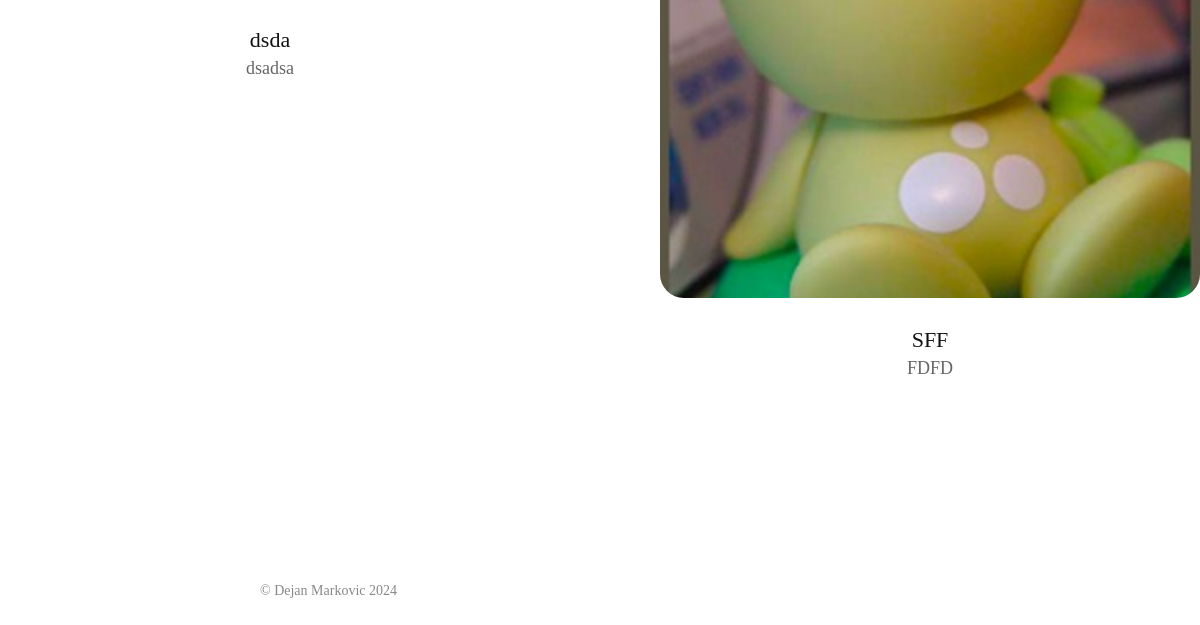
Before: / (lower part) with the older database file.
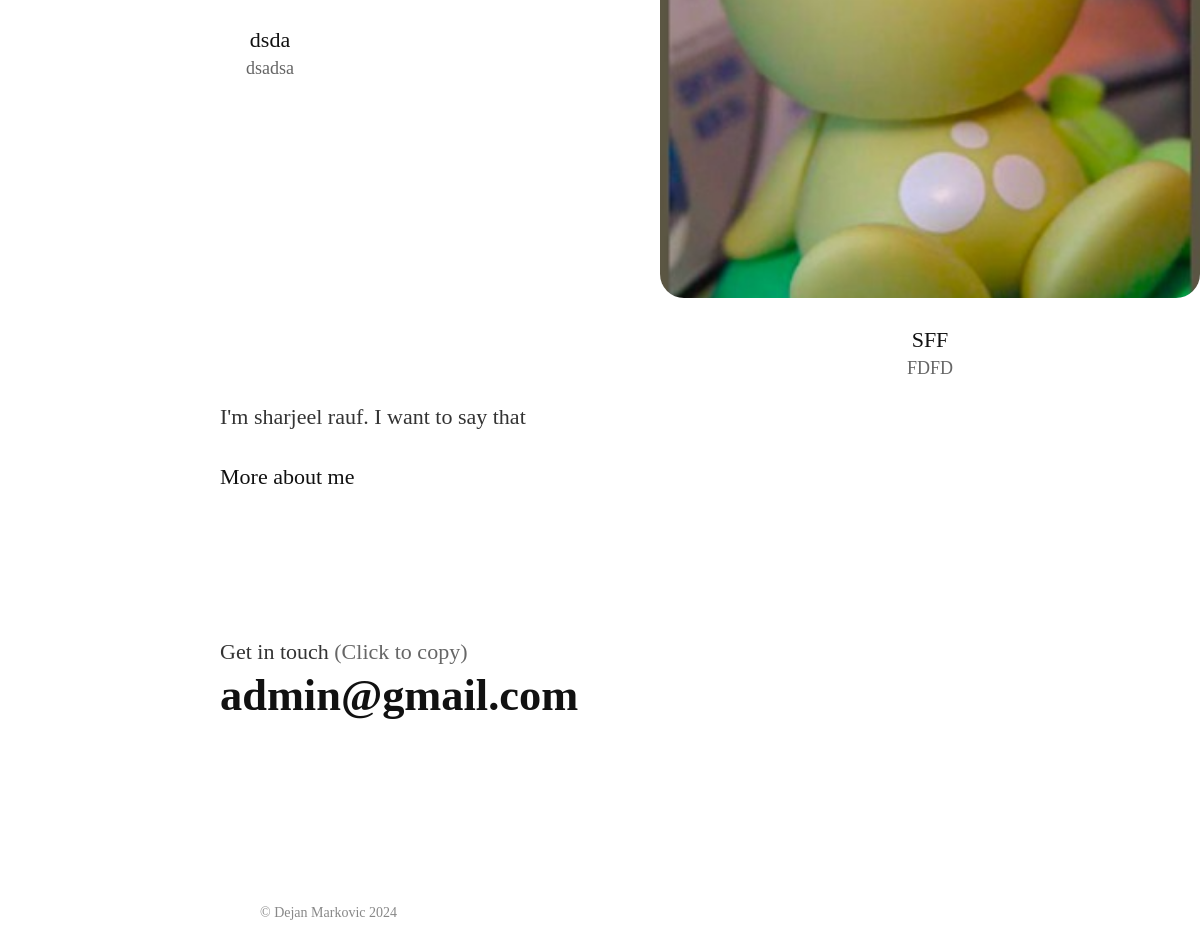
After: the same page with the newer database file.
### portfolio_app/models.py (models this page shows, shortened)
class UserProfile(models.Model):
    description = models.TextField()
    email = models.EmailField()

### portfolio_app/views.py (the view)
# urls.py: path('', views.portfolio_page_view, name='portfolio_page'),
def portfolio_page_view(request):
    context = {}
    context['page_title'] = 'Portfolio Page'
    projects = ProjectModel.objects.all().order_by('-created_at')
    user_profile = UserProfile.objects.first()
    summary = Summary.objects.first()
    context['summary'] = summary
    context['summary'] = summary
    context['user_profile'] = user_profile
    context['projects'] = projects
    return render(request, 'portfolio_app/portfolio_page.html', context)

### portfolio_app/templates/portfolio_app/portfolio_page.html (shortened to what this page needs)
{% extends 'base.html' %}
{% load static %}
{% block content %}
<div class="grid slide delay02">
	{% if projects %}
	{% for project in projects %}
	<div class="work-item">
	<a href="{% url 'project_detail' project.id %}">
		<div class="work-item-image">
			<img src="{{ project.image.url }}" alt="{{ project.title }}">
		</div>
	</a>
		<div class="work-item-info" style = "margin-bottom: 100px;">
			<div class="work-item-company">{{ project.title }}</div>
			<div class="work-item-description">{{ project.short_name }}</div>
		</div>
	</div>
	{% endfor %}
	{% else %}
<div class="about-me slide delay03">
	<div class="description">
		<p>No projects yet. Please <a href="{% url 'create_project' %}" style = "padding-top: 0px; display: inline-block;">create</a> a project.</p>
	</div>
</div>
{% endif %}
</div>
{% if user_profile %}
    <div class="about-me slide delay03">
        <div class="description">
            <p>{{ user_profile.description }}</p>
			<a href="{% url 'about_page' %}">More about me</a>
        </div>
        <div class="contact">
            <p>Get in touch <span>(Click to copy)</span></p>
            <div class="email" id="copyemail" data-clipboard-text="{{ user_profile.email }}">{{ user_profile.email }}</div>
        </div>
    </div>
{% else %}
    <div class="about-me slide delay03">
    </div>
{% endif %}
{% endblock %}

Changed rows visible on the page:
added UserProfile: description "I'm sharjeel rauf. I want to say that", email "admin@gmail.com"
Other visible differences:
text now shown: "More about me Get in touch (Click to copy)"
